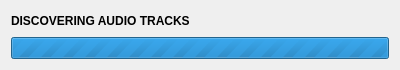
<?xml version="1.0" encoding="UTF-8"?>
<ui version="4.0">
 <class>LibraryEnumerateDirectoryJobWidget</class>
 <widget class="QWidget" name="LibraryEnumerateDirectoryJobWidget">
  <property name="geometry">
   <rect>
    <x>0</x>
    <y>0</y>
    <width>400</width>
    <height>70</height>
   </rect>
  </property>
  <property name="windowTitle">
   <string>Form</string>
  </property>
  <layout class="QVBoxLayout" name="verticalLayout">
   <item>
    <widget class="QLabel" name="label">
     <property name="font">
      <font>
       <weight>75</weight>
       <bold>true</bold>
      </font>
     </property>
     <property name="text">
      <string>DISCOVERING AUDIO TRACKS</string>
     </property>
    </widget>
   </item>
   <item>
    <widget class="QProgressBar" name="progressBar">
     <property name="maximum">
      <number>0</number>
     </property>
     <property name="value">
      <number>-1</number>
     </property>
    </widget>
   </item>
  </layout>
 </widget>
 <resources/>
 <connections/>
</ui>
